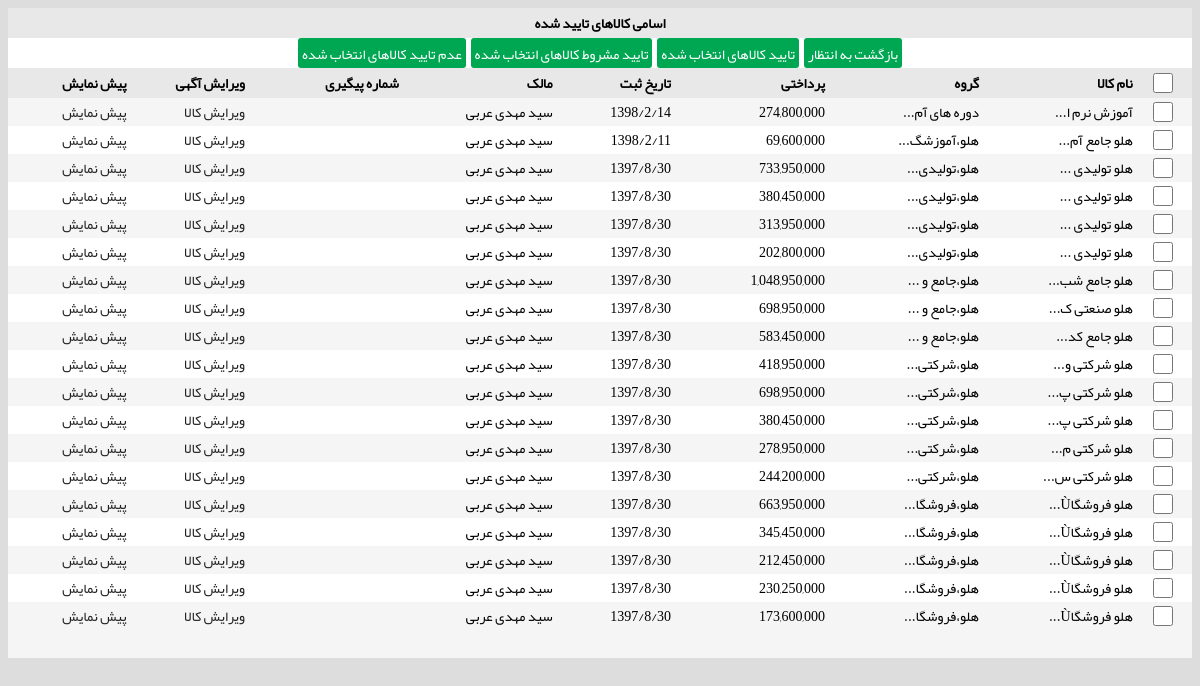
/admin_user_item.php?type=1 (signed in), run on the app's committed database.
### tables this page shows
CREATE TABLE `tbl_item_info` (
  `auto_id` int(11) NOT NULL AUTO_INCREMENT,
  `f1` int(11) NOT NULL DEFAULT '0',
  `f2` int(11) NOT NULL DEFAULT '0',
  `f3` varchar(500) NOT NULL DEFAULT '',
  `f4` int(11) NOT NULL DEFAULT '0',
  `f5` varchar(50) NOT NULL DEFAULT '',
  `f6` varchar(50) NOT NULL DEFAULT '',
  `f7` varchar(100) NOT NULL DEFAULT '',
  `f8` int(11) NOT NULL DEFAULT '0',
  `f9` smallint(6) NOT NULL DEFAULT '0',
  `f10` text,
  `f11` varchar(255) DEFAULT NULL,
  `f12` text,
  `f13` varchar(255) DEFAULT NULL,
  `f14` text,
  `f15` varchar(1) NOT NULL DEFAULT '1',
  `f16` bigint(20) NOT NULL DEFAULT '0',
  `f17` int(11) NOT NULL DEFAULT '1',
  `f18` int(11) NOT NULL DEFAULT '1',
  `f19` varchar(10) DEFAULT NULL,
  `f20` int(11) DEFAULT '0',
  `f21` int(11) NOT NULL DEFAULT '1',
  `f22` int(11) NOT NULL DEFAULT '0',
  `f23` varchar(1) NOT NULL DEFAULT '0',
  `f24` text,
  `f25` varchar(100) DEFAULT '',
  `f26` int(11) NOT NULL DEFAULT '0',
  `f27` varchar(20) DEFAULT '0,0',
  `f28` varchar(20) DEFAULT '0,0',
  `f29` varchar(20) DEFAULT '0,0',
  `f30` varchar(20) DEFAULT '0,0',
  `f31` varchar(20) DEFAULT '0,0',
  PRIMARY KEY (`auto_id`)
);

CREATE TABLE `tbl_item_group` (
  `auto_id` int(11) NOT NULL AUTO_INCREMENT,
  `f1` varchar(255) DEFAULT NULL,
  `f2` text,
  `f3` smallint(6) NOT NULL DEFAULT '1',
  `F4` varchar(255) DEFAULT NULL,
  `f5` text,
  `f6` varchar(255) DEFAULT NULL,
  `f7` text,
  `f8` varchar(255) DEFAULT NULL,
  `f9` text,
  `f10` smallint(6) NOT NULL DEFAULT '0',
  PRIMARY KEY (`auto_id`)
);

CREATE TABLE `tbl_item_sub_group` (
  `auto_id` int(11) NOT NULL AUTO_INCREMENT,
  `f1` int(11) DEFAULT NULL,
  `f2` varchar(255) DEFAULT NULL,
  `f3` text,
  `f4` smallint(6) NOT NULL DEFAULT '1',
  `f5` varchar(255) DEFAULT NULL,
  `f6` text,
  `f7` varchar(255) DEFAULT NULL,
  `f8` text,
  `f9` varchar(255) DEFAULT NULL,
  `f10` text,
  `f11` varchar(1) NOT NULL DEFAULT '0',
  PRIMARY KEY (`auto_id`)
);

CREATE TABLE `tbl_user_info` (
  `auto_id` int(11) NOT NULL AUTO_INCREMENT COMMENT 'code',
  `f1` int(5) NOT NULL DEFAULT '0' COMMENT 'name_user',
  `f2` int(5) NOT NULL DEFAULT '0' COMMENT 'pass_user',
  `f3` varchar(100) DEFAULT NULL COMMENT 'famil_user',
  `f4` varchar(10) DEFAULT NULL,
  `f5` varchar(30) DEFAULT NULL,
  `f6` varchar(35) DEFAULT NULL,
  `f7` varchar(255) DEFAULT NULL,
  `f8` varchar(300) DEFAULT NULL,
  `f9` varchar(10) DEFAULT NULL,
  `f10` varchar(300) NOT NULL DEFAULT '',
  `f11` varchar(20) NOT NULL DEFAULT '',
  `f12` text,
  `f13` varchar(1) NOT NULL DEFAULT '1',
  `f14` int(11) DEFAULT NULL,
  `f15` varchar(100) DEFAULT NULL,
  `f16` varchar(100) DEFAULT NULL,
  `f17` varchar(100) DEFAULT NULL,
  `f18` varchar(255) DEFAULT NULL,
  `f19` varchar(255) DEFAULT NULL,
  `f20` varchar(255) DEFAULT NULL,
  `f21` varchar(255) DEFAULT NULL,
  `f22` varchar(255) DEFAULT NULL,
  `f23` int(11) DEFAULT NULL,
  `f24` int(11) DEFAULT NULL,
  `f25` varchar(1) DEFAULT '1',
  PRIMARY KEY (`auto_id`)
);

### connect.php (called while the page is built, shortened)
<?php ob_start(); session_start();
 function pool($price)
{
	$p_len=strlen($price);
	if ($p_len>3)
	{
		$cur_pos=$p_len;
		$new_price="";
		while($cur_pos-3>0)
		{
			$new_price=substr($price,$cur_pos-3,3).",".$new_price;
			$cur_pos-=3;
		}
		$new_price=substr($price,0,$cur_pos).",".$new_price;
		$new_price=substr($new_price,0,strlen($new_price)-1);
		return $new_price;
	}
	return $price;
}
?>

### admin_user_item.php (the view, shortened to what this page needs)
<?php include "header_admin_page.php";
$item_type=$_GET["type"];
switch ($item_type)
{
	case 1 : {$grid_title="اسامی کالاهای تایید شده";$page_id=43; break;}
}
?>
<table  id="tbl_grid" border="0" width="100%" cellpadding="0" cellspacing="0"   dir=rtl width=90%>
<form name="frm_grid" id="frm_grid"  method="POST" action="admin_user_item.php?type=<?php print $item_type?>" >
<tr>
<td class= "aseman_grid_tite" width="100%" align="center" height="23"  colspan="9"   >
<?php print $grid_title?></td>
</tr>
													<tr>
<td class= "aseman_grid_btn" align="center" height="23" colspan="9"   >
													<input type="submit" value="بازگشت به انتظار" name="btn_0" onclick="javascript: return confirm('هشدار : آیا از بازگشت کالاهای انتخاب شده به حالت انتظاراطمینان دارید؟');" >&nbsp;
													<input type="submit" value="تایید کالاهای انتخاب شده" name="btn_1" onclick="javascript: return confirm('هشدار : آیا از تایید تمامی کالاهای انتخاب شده اطمینان دارید؟');" >&nbsp;
													<input type="submit" value="تایید مشروط کالاهای انتخاب شده" name="btn_3" onclick="javascript: return confirm(' هشدار : آیا از عدم تایید تمامی کالاهای انتخاب شده اطمینان دارید ؟ ');" >&nbsp;
<input type="submit" value="عدم تایید کالاهای انتخاب شده" name="btn_2" onclick="javascript: return confirm('هشدار : آیا از تایید مشروط کالاهای انتخاب شده اطمینان دارید؟');" >
													</td></td>
													</tr>
													<tr>
<td class= "aseman_grid_col_title" width="5%" align="center" height="23"   >
<input type='checkbox' name='select-all' id='select-all'  onclick="check();" style="font-weight: 700" ></td>
<td class= "aseman_grid_col_title" width="13%" align="right" height="23"   >
<span lang="fa">نام کالا</span></td>
<td class= "aseman_grid_col_title" width="13%" align="right" height="23"   >
<span lang="fa">گروه</span></td>
<td class= "aseman_grid_col_title" width="10%" align="right" height="23"   >
<span lang="fa">پرداختی</span></td>
<td class= "aseman_grid_col_title" width="10%" align="right" height="23"   >
<span lang="fa">تاریخ ثبت</span></td>
<td class= "aseman_grid_col_title" width="13%" align="right" height="23"   >
<span lang="fa">مالک</span></td>
<td class= "aseman_grid_col_title" width="13%" align="right" height="23"   >
<span lang="fa">شماره پیگیری</span></td>
<td class= "aseman_grid_col_title" width="10%" align="right" height="23"   >
<span lang="fa">ویرایش آگهی</span></td>
<td class= "aseman_grid_col_title" width="10%" align="right" height="23"   >
پیش نمایش</td>
</tr>
	<?php
$str_sql="SELECT
  `tbl_item_info`.`auto_id` as item_id, `tbl_user_info`.`auto_id` as user_id,
  `tbl_item_sub_group`.`auto_id` as sub_id, `tbl_item_sub_group`.`f2` as sub_name,
    `tbl_item_group`.`auto_id` as group_id,`tbl_item_group`.`f1` group_name, `tbl_item_info`.`f3` as item_name, `tbl_item_info`.`f4` as item_price,
  `tbl_item_info`.`f5` as item_type, `tbl_item_info`.`f6` as sell_type, `tbl_item_info`.`f19` as reg_date,
  `tbl_item_info`.`f25` as pay_code, `tbl_item_info`.`f26` as pay_price, `tbl_user_info`.`f3` as user_fname, `tbl_user_info`.`f22` as user_lname
FROM
  `tbl_item_info` LEFT JOIN
  `tbl_item_sub_group` ON `tbl_item_info`.`f1` = `tbl_item_sub_group`.`auto_id`
  LEFT JOIN
  `tbl_item_group` ON `tbl_item_sub_group`.`f1` = `tbl_item_group`.`auto_id`
  LEFT JOIN
  `tbl_user_info` ON `tbl_item_info`.`f2` = `tbl_user_info`.`auto_id` where `tbl_item_info`.`f23`='$item_type' order by `tbl_item_info`.`auto_id` desc";
	$re = mysql_query($str_sql);
	$i=1;
	while($row = mysql_fetch_array($re))
	{  if($i++%2==0) { $class_name="grid_even_row"; } else {$class_name="grid_odd_row";}
	?>
<tr >
<td width="5%" align="center" class="<?php print $class_name; ?>"   >
<input type='checkbox' name='ch1[]'  id='ch1[]'  value="<?php print $row["item_id"]; ?>"> </td>
<td width="13%" align="right" class="<?php print $class_name; ?>"    title="<?php print$row["item_name"]?>">
<?php print substr($row["item_name"],0,20)."..."; ?></td>
<td width="13%" align="right" class="<?php print $class_name; ?>"    title="<?php print $row["group_name"]."،".$row["sub_name"]?>">
<?php print substr($row["group_name"]."،".$row["sub_name"],0,20)."..."?></td>
<td width="10%" align="right" class="<?php print $class_name; ?>"    >
<?php print pool($row["pay_price"]); ?></td>
<td width="10%" align="right" class="<?php print $class_name; ?>"    >
<?php print $row["reg_date"]; ?></td>
<td width="13%" align="right" class="<?php print $class_name; ?>"    >
<?php print $row["user_fname"]." ".$row["user_lname"]?></a></td>
<td width="13%" align="right" class="<?php print $class_name; ?>"  >
<?php print $row["pay_code"]; ?></td>
<td width="10%" align="right" class="<?php print $class_name; ?>"    >
<a href="admin_user_reg_item.php?edit=1&item_id=<?php print $row[item_id]?>">ویرایش کالا</a></td>
<td width="10%" align="right" class="<?php print $class_name; ?>"    >
<a target=_blank href="show_item_pre.php?item_id=<?php print $row["item_id"]; ?>">پیش نمایش</a></td>
</tr>
<?php }
?>
<tr >
<td width="5%" align="center" class="<?php print $class_name; ?>"   >
&nbsp;</td>
<td width="13%" align="right" class="<?php print $class_name; ?>"    >
&nbsp;</td>
<td width="13%" align="right" class="<?php print $class_name; ?>"   >
&nbsp;</td>
<td width="13%" align="right" class="<?php print $class_name; ?>"    >
&nbsp;</td>
<td width="10%" align="right" class="<?php print $class_name; ?>"    >
&nbsp;</td>
<td width="10%" align="right" class="<?php print $class_name; ?>"    >&nbsp;
<td width="13%" align="right" class="<?php print $class_name; ?>"    >
&nbsp;</td>
<td width="10%" align="right" class="<?php print $class_name; ?>"  >
&nbsp;</td>
<td width="10%" align="right" class="<?php print $class_name; ?>"    >
&nbsp;</td>
</tr>
</table>

### css/admin_style.css (style rules this page uses)
:link { text-decoration:none;color:#222 }
p,table,td { font-family:WebYekan;font-size:14px;color:#000;font-weight:400 }
input,select,textarea { font-family:WebYekan;font-size:13px;color:#000 }
BODY { font-family:WebYekan;font-size:14px;color:#000;font-weight:400;background-color:#ddd;scrollbar-face-color:#E1E7EA;scrollbar-shadow-color:#E1E7EA;scrollbar-base-color:#E1E7EA;scrollbar-track-color:#E1E7EA;scrollbar-arrow-color:#8DA6B8 }
.aseman_grid_tite,.aseman_grid_col_title { background-color:#E8E8E8;font-weight:700;height:30px }
.aseman_grid_btn { background-color:#fff }
.grid_even_row { background-color:#FFF }
.grid_odd_row { background-color:#f5f5f5 }
input[type=checkbox] { width:20px;height:20px }
input[type=submit] { height:30px;border:0 solid #111;border-radius:3px;font-family:WebYekan;font-size:14px;font-weight:normaler;background:#00A753;color:#fff;padding:2px 4px;text-align:center;cursor:pointer }

### data on the page
tbl_item_info: f3 "آموزش نرم ا", tbl_item_group.f1 "دوره های آم", f26 "274,800,000", f19 "1398/2/14", tbl_user_info.f3 "سید مهدی", tbl_user_info.f22 "عربی"
tbl_item_info: f3 "هلو جامع آم", tbl_item_group.f1 "هلو،آموزشگ", f26 "69,600,000", f19 "1398/2/11", tbl_user_info.f3 "سید مهدی", tbl_user_info.f22 "عربی"
tbl_item_info: f3 "هلو تولیدی", tbl_item_group.f1 "هلو،تولیدی", f26 "733,950,000", f19 "1397/8/30", tbl_user_info.f3 "سید مهدی", tbl_user_info.f22 "عربی"
tbl_item_info: f3 "هلو تولیدی", tbl_item_group.f1 "هلو،تولیدی", f26 "380,450,000", f19 "1397/8/30", tbl_user_info.f3 "سید مهدی", tbl_user_info.f22 "عربی"
tbl_item_info: f3 "هلو تولیدی", tbl_item_group.f1 "هلو،تولیدی", f26 "313,950,000", f19 "1397/8/30", tbl_user_info.f3 "سید مهدی", tbl_user_info.f22 "عربی"
tbl_item_info: f3 "هلو تولیدی", tbl_item_group.f1 "هلو،تولیدی", f26 "202,800,000", f19 "1397/8/30", tbl_user_info.f3 "سید مهدی", tbl_user_info.f22 "عربی"
tbl_item_info: f3 "هلو جامع شب", tbl_item_group.f1 "هلو،جامع و", f26 "1,048,950,000", f19 "1397/8/30", tbl_user_info.f3 "سید مهدی", tbl_user_info.f22 "عربی"
tbl_item_info: f3 "هلو صنعتی ک", tbl_item_group.f1 "هلو،جامع و", f26 "698,950,000", f19 "1397/8/30", tbl_user_info.f3 "سید مهدی", tbl_user_info.f22 "عربی"
tbl_item_info: f3 "هلو جامع کد", tbl_item_group.f1 "هلو،جامع و", f26 "583,450,000", f19 "1397/8/30", tbl_user_info.f3 "سید مهدی", tbl_user_info.f22 "عربی"
tbl_item_info: f3 "هلو شرکتی و", tbl_item_group.f1 "هلو،شرکتی", f26 "418,950,000", f19 "1397/8/30", tbl_user_info.f3 "سید مهدی", tbl_user_info.f22 "عربی"
tbl_item_info: f3 "هلو شرکتی پ", tbl_item_group.f1 "هلو،شرکتی", f26 "698,950,000", f19 "1397/8/30", tbl_user_info.f3 "سید مهدی", tbl_user_info.f22 "عربی"
tbl_item_info: f3 "هلو شرکتی پ", tbl_item_group.f1 "هلو،شرکتی", f26 "380,450,000", f19 "1397/8/30", tbl_user_info.f3 "سید مهدی", tbl_user_info.f22 "عربی"
tbl_item_info: f3 "هلو شرکتی م", tbl_item_group.f1 "هلو،شرکتی", f26 "278,950,000", f19 "1397/8/30", tbl_user_info.f3 "سید مهدی", tbl_user_info.f22 "عربی"
tbl_item_info: f3 "هلو شرکتی س", tbl_item_group.f1 "هلو،شرکتی", f26 "244,200,000", f19 "1397/8/30", tbl_user_info.f3 "سید مهدی", tbl_user_info.f22 "عربی"
tbl_item_info: f3 "هلو فروشگاÙ", tbl_item_group.f1 "هلو،فروشگا", f26 "663,950,000", f19 "1397/8/30", tbl_user_info.f3 "سید مهدی", tbl_user_info.f22 "عربی"
tbl_item_info: f3 "هلو فروشگاÙ", tbl_item_group.f1 "هلو،فروشگا", f26 "345,450,000", f19 "1397/8/30", tbl_user_info.f3 "سید مهدی", tbl_user_info.f22 "عربی"
tbl_item_info: f3 "هلو فروشگاÙ", tbl_item_group.f1 "هلو،فروشگا", f26 "212,450,000", f19 "1397/8/30", tbl_user_info.f3 "سید مهدی", tbl_user_info.f22 "عربی"
tbl_item_info: f3 "هلو فروشگاÙ", tbl_item_group.f1 "هلو،فروشگا", f26 "230,250,000", f19 "1397/8/30", tbl_user_info.f3 "سید مهدی", tbl_user_info.f22 "عربی"
tbl_item_info: f3 "هلو فروشگاÙ", tbl_item_group.f1 "هلو،فروشگا", f26 "173,600,000", f19 "1397/8/30", tbl_user_info.f3 "سید مهدی", tbl_user_info.f22 "عربی"

### other printed values
$grid_title "اسامی کالاهای تایید شده"
